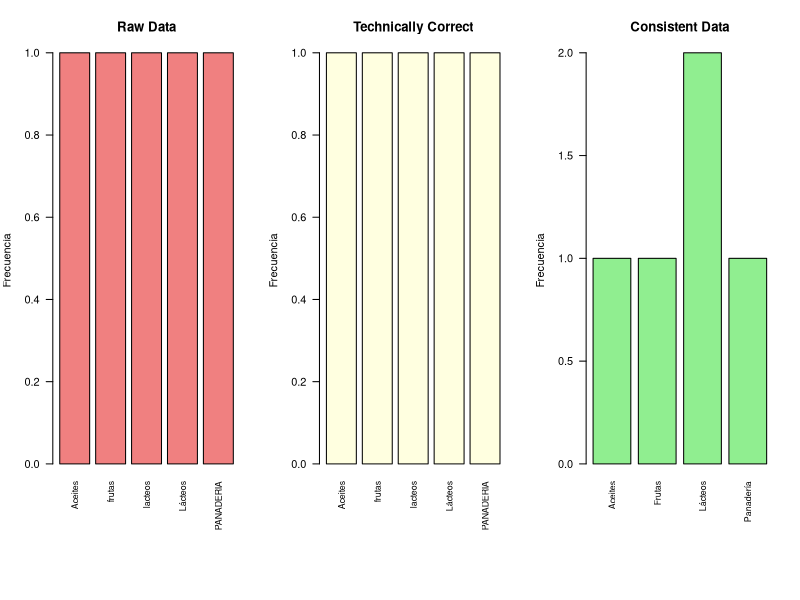

Here is the R script that generated this plot:
## ---- chunk 1
knitr::opts_chunk$set(echo = TRUE, comment = "", warning = FALSE, message = FALSE)
## ---- chunk 2
# DATOS BRUTOS: tal como salen del sistema
raw_data <- data.frame(
  ticket_id = c("T001", "T002", "T003", "T004", "T005"),
  fecha = c("2024-01-15", "15/01/2024", "2024.01.16", "16-Ene-24", "ERROR"),
  producto = c("  LECHE ", "Pan integral", "MANZANAS", "Yogur   ", "aceite oliva"),
  cantidad = c("2", "1.5", "3", "6", "dos"),
  precio_unitario = c("1.20", "2,50", "1.80", "0.80", "4.5"),
  total = c("2.40", "3.75", "5,40", "4.8", "ERROR"),
  categoria = c("lacteos", "PANADERIA", "frutas", "Lácteos", "Aceites"),
  stringsAsFactors = FALSE
)

print(raw_data)
## ---- chunk 3
str(raw_data)
## ---- chunk 4
# Iniciar con datos brutos
datos_tecnicos <- raw_data

# 1. CONVERTIR FECHAS
# Limpiar y estandarizar diferentes formatos de fecha
datos_tecnicos$fecha <- as.Date(ifelse(
  datos_tecnicos$fecha == "ERROR", 
  NA,
  as.character(as.Date(datos_tecnicos$fecha, tryFormats = c("%Y-%m-%d", "%d/%m/%Y", "%Y.%m.%d")))
), origin = "1970-01-01")

# 2. ELIMINAR ESPACIOS
datos_tecnicos$producto <- trimws(datos_tecnicos$producto)

# 3. CONVERTIR CANTIDAD A NUMÉRICO
# Reemplazar texto por números
datos_tecnicos$cantidad <- ifelse(datos_tecnicos$cantidad == "dos", "2", datos_tecnicos$cantidad)
datos_tecnicos$cantidad <- as.numeric(datos_tecnicos$cantidad)

# 4. CONVERTIR PRECIO A NUMÉRICO
# Reemplazar comas por puntos
datos_tecnicos$precio_unitario <- as.numeric(gsub(",", ".", datos_tecnicos$precio_unitario))

# 5. CONVERTIR TOTAL A NUMÉRICO
datos_tecnicos$total <- ifelse(datos_tecnicos$total == "ERROR", NA, datos_tecnicos$total)
datos_tecnicos$total <- as.numeric(gsub(",", ".", datos_tecnicos$total))

# Mostrar resultado
print(datos_tecnicos)
## ---- chunk 5
str(datos_tecnicos)
## ---- chunk 6
cat("MEJORAS:\n")
cat("* Fechas convertidas a tipo Date\n")
cat("* Espacios eliminados\n")
cat("* Cantidades y precios como numeric\n")
cat("* Decimales uniformizados (punto decimal)\n")
cat("* Valores inválidos convertidos a NA\n\n")

cat("PROBLEMAS PENDIENTES:\n")
cat("* Nombres de productos inconsistentes (MAYÚSCULAS/minúsculas)\n")
cat("* Categorías con duplicados semánticos ('lacteos' vs 'Lácteos')\n")
cat("* No hay validación de reglas de negocio\n")
## ---- chunk 7
# Partir de datos técnicamente correctos
datos_consistentes <- datos_tecnicos

# 1. ESTANDARIZAR NOMBRES DE PRODUCTOS (Title Case)
datos_consistentes$producto <- tools::toTitleCase(tolower(datos_consistentes$producto))

# 2. ESTANDARIZAR CATEGORÍAS
# Crear mapeo de categorías uniformes
categorias_map <- c(
  "lacteos" = "Lácteos",
  "Lácteos" = "Lácteos",
  "PANADERIA" = "Panadería",
  "frutas" = "Frutas",
  "Aceites" = "Aceites"
)
datos_consistentes$categoria <- categorias_map[datos_consistentes$categoria]

# 3. VALIDAR REGLAS DE NEGOCIO
# Regla: total = cantidad × precio_unitario
datos_consistentes$total_calculado <- datos_consistentes$cantidad * 
                                       datos_consistentes$precio_unitario

# Verificar si los totales coinciden (tolerancia de 0.01 por redondeo)
datos_consistentes$total_correcto <- abs(datos_consistentes$total - 
                                          datos_consistentes$total_calculado) < 0.01

# Mostrar resultado
print(datos_consistentes)
## ---- chunk 8
cat("VALIDACIÓN DE REGLAS DE NEGOCIO:\n")
cat("--------------------------------\n\n")

# Verificar que todos los totales sean correctos
totales_validos <- all(datos_consistentes$total_correcto, na.rm = TRUE)
cat("Todos los totales son correctos:", totales_validos, "\n\n")

# Mostrar detalles de la verificación
cat("Detalles por ticket:\n")
for(i in 1:nrow(datos_consistentes)) {
  if(!is.na(datos_consistentes$total_correcto[i])) {
    cat(sprintf("Ticket %s: %.2f × %.2f = %.2f [%s]\n",
                datos_consistentes$ticket_id[i],
                datos_consistentes$cantidad[i],
                datos_consistentes$precio_unitario[i],
                datos_consistentes$total_calculado[i],
                ifelse(datos_consistentes$total_correcto[i], "OK", "ERROR")))
  }
}
## ---- chunk 9
cat("\nMEJORAS ADICIONALES:\n")
cat("* Nombres en formato Title Case uniforme\n")
cat("* Categorías estandarizadas (sin duplicados semánticos)\n")
cat("* Validación de reglas de negocio implementada\n")
cat("* Convenciones uniformes en todo el dataset\n")
cat("* Trazabilidad de errores (columna total_correcto)\n")
## ---- chunk 10
cat("EVOLUCIÓN DEL PRODUCTO 'LECHE':\n")
cat("===============================\n\n")
cat("Raw data:             '  LECHE ' (con espacios, mayúsculas)\n")
cat("Technically correct:  'LECHE' (sin espacios, aún en mayúsculas)\n")
cat("Consistent data:      'Leche' (Title Case estandarizado)\n")
## ---- chunk 11
cat("\nEVOLUCIÓN DE LA FECHA:\n")
cat("======================\n\n")
cat("Raw data:             '15/01/2024' (texto, formato variable)\n")
cat("Technically correct:  2024-01-15 (tipo Date)\n")
cat("Consistent data:      2024-01-15 (tipo Date + validado)\n")
## ---- chunk 12
cat("\nEVOLUCIÓN DE CATEGORÍAS:\n")
cat("========================\n\n")
cat("Raw data:             'lacteos', 'Lácteos' (duplicados semánticos)\n")
cat("Technically correct:  'lacteos', 'Lácteos' (aún inconsistente)\n")
cat("Consistent data:      'Lácteos' (estandarizado, sin duplicados)\n")
## ---- chunk 13
cat("\nEVOLUCIÓN DE CANTIDAD:\n")
cat("======================\n\n")
cat("Raw data:             'dos' (texto)\n")
cat("Technically correct:  2.0 (numérico)\n")
cat("Consistent data:      2.0 (numérico + validado con reglas)\n")
## ---- chunk 14
# Crear gráfico comparativo de categorías
par(mfrow = c(1, 3), mar = c(10, 4, 4, 2))

# Raw data - categorías originales
tabla_raw <- table(raw_data$categoria)
barplot(tabla_raw, 
        main = "Raw Data",
        ylab = "Frecuencia",
        col = "lightcoral",
        las = 2,
        cex.names = 0.8)

# Technically correct - mismas inconsistencias
tabla_tech <- table(datos_tecnicos$categoria)
barplot(tabla_tech, 
        main = "Technically Correct",
        ylab = "Frecuencia",
        col = "lightyellow",
        las = 2,
        cex.names = 0.8)

# Consistent - categorías estandarizadas
tabla_cons <- table(datos_consistentes$categoria)
barplot(tabla_cons, 
        main = "Consistent Data",
        ylab = "Frecuencia",
        col = "lightgreen",
        las = 2,
        cex.names = 0.8)
## ---- chunk 15
cat("==============================================\n")
cat("           RESUMEN DE NIVELES DE CALIDAD     \n")
cat("==============================================\n\n")

cat("1. RAW DATA (Datos Brutos)\n")
cat("   * Como salen del sistema\n")
cat("   * Múltiples formatos\n")
cat("   * Tipos mezclados\n")
cat("   * Errores sin tratar\n")
cat("   * Inconsistencias\n\n")

cat("2. TECHNICALLY CORRECT DATA\n")
cat("   * Tipos de datos correctos\n")
cat("   * Fechas como Date\n")
cat("   * Números como numeric\n")
cat("   * NA para valores inválidos\n")
cat("   * Sin espacios extras\n")
cat("   * Aún puede haber inconsistencias semánticas\n\n")

cat("3. CONSISTENT DATA\n")
cat("   * Todo lo anterior +\n")
cat("   * Convenciones uniformes\n")
cat("   * Categorías estandarizadas\n")
cat("   * Reglas de negocio validadas\n")
cat("   * Semántica coherente\n")
cat("   * Listo para análisis\n\n")

cat("==============================================\n")
